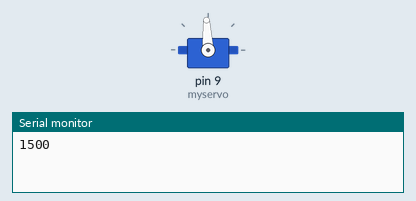
The sketch below on a simulated Arduino Uno, built with avr-gcc and run on an emulated ATmega328P. On the bench: servo, the last lines printed to the serial monitor.

Above: at 0.1 s.
At 15.05 s:
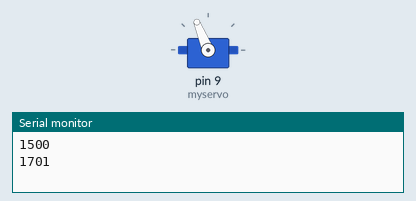
At 26.1 s:
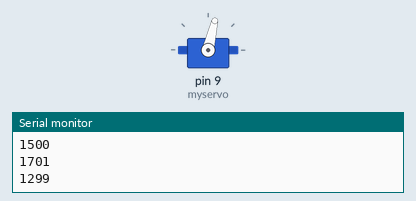
Timing chart, 0 to 31.6 s (numbered marks = the images above):
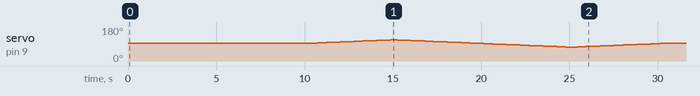

Measured:
- by itself, servo on pin 9 (myservo): 93° → 94° at 10.2 s, → 95° 0.25 s later, → 96° 0.25 s later, → 97° 0.28 s later, … (78 changes in this stretch)

The sketch:

LinearActuatorTest2.ino
```cpp
#include <Servo.h>

Servo myservo;  // create servo object to control a servo

int pos = 1500;    // variable to store the servo position

void setup() {
  myservo.attach(9);// attaches the servo on pin 9 to the servo object
  myservo.writeMicroseconds(pos);
  Serial.begin(9600);
  Serial.println(pos);
  delay(10000);
}

void loop() {
  int pos1 = 0;
  for (pos1 = pos; pos1 <= 1700; pos1 += 1) { // goes from 1000 to 2000
    // in steps of 1 degree
    myservo.writeMicroseconds(pos1);              // tell servo to go to position in variable 'pos'
    delay(25);                      // waits 25ms for the servo to reach the position
  }
  int pos2 = 0;
  Serial.println(pos1);
  for (pos2 = pos1; pos2 >= 1300; pos2 -= 1) { // goes from 2000 to 1000
    myservo.writeMicroseconds(pos2);              // tell servo to go to position in variable 'pos'
    delay(25);                       // waits 25ms for the servo to reach the position
  }
  int pos3 = 0;
  Serial.println(pos2);
  for (pos3 = pos2; pos3 <= 1500; pos3 += 1) { // goes from 1000 to 2000
    // in steps of 1 degree
    myservo.writeMicroseconds(pos3);              // tell servo to go to position in variable 'pos'
    delay(25);                      // waits 25ms for the servo to reach the position
  }
  Serial.println(pos3);
  if (myservo.attached()){
  myservo.detach();
  }
}
```
